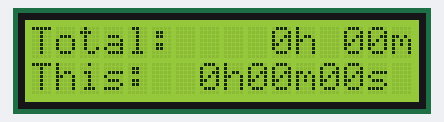
Recording of a sketch running on a simulated Arduino Nano, built with avr-gcc and run on an emulated ATmega328P. Shown: 16×2 character LCD. EEPROM starts erased.

Above: at 0.1 s.
At 4.1 s:
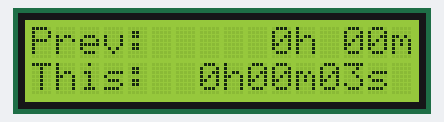
At 8.1 s:
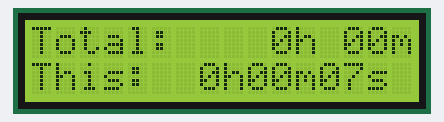
At 17.1 s:
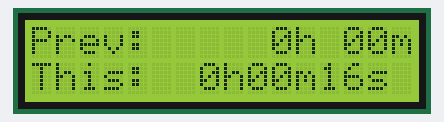
At 26.1 s:
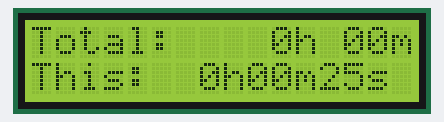
At 35.1 s:
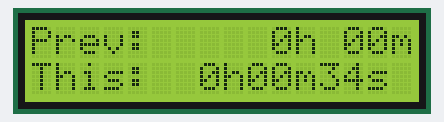

The sketch:

meter.ino
```cpp
/*
  Generator Hour Counter

  Tracks total runtime hours of a generator using Arduino's internal clock.
  Displays on a 1602A LCD:
    - Total runtime (hours and minutes) - alternates with previous session
    - Previous session runtime (hours and minutes)
    - Current session runtime (hours, minutes, and seconds)

  Saves total time to EEPROM every minute to preserve data across power cycles.

  Hardware:
    - Arduino Nano
    - 1602A LCD (I2C or parallel)

  Crystal Calibration:
    - Adjust CRYSTAL_PPM_CORRECTION to compensate for crystal inaccuracy
    - Positive value = crystal runs fast, negative = crystal runs slow
    - Measure by comparing to accurate time source over 24+ hours
*/

#include <LiquidCrystal.h>
#include <EEPROM.h>

// LCD pins: RS, E, D4, D5, D6, D7
LiquidCrystal lcd(12, 11, 5, 4, 3, 2);

// EEPROM addresses for storing total time
const int EEPROM_HOURS_ADDR = 0;    // 2 bytes for hours (0-1)
const int EEPROM_MINUTES_ADDR = 2;  // 1 byte for minutes
const int EEPROM_SECONDS_ADDR = 3;  // 1 byte for seconds
const int EEPROM_PREV_HOURS_ADDR = 4;    // 2 bytes for previous session hours
const int EEPROM_PREV_MINUTES_ADDR = 6;  // 1 byte for previous session minutes
const int EEPROM_PREV_SECONDS_ADDR = 7;  // 1 byte for previous session seconds

// Time tracking variables
unsigned long totalSeconds = 0;       // Total accumulated seconds from EEPROM
unsigned long sessionStartMillis = 0; // When this session started
unsigned long lastSaveMillis = 0;     // Last time we saved to EEPROM
unsigned long lastUpdateMillis = 0;   // Last display update

// Previous session tracking (loaded at startup, represents last power cycle's session)
unsigned long prevSessionSeconds = 0;

// Display alternation
bool showTotal = true;                // Toggle between total and previous session
unsigned long lastAlternateMillis = 0;
const unsigned long ALTERNATE_INTERVAL = 3000;  // Alternate every 3 seconds

// Crystal calibration - Parts Per Million correction
// Example: if your clock gains 5 seconds per day:
//   5 sec / 86400 sec * 1000000 = ~58 PPM (set positive to slow down)
// Example: if your clock loses 10 seconds per day:
//   10 sec / 86400 sec * 1000000 = ~116 PPM (set negative to speed up)
// Adjust this value based on your specific Arduino Nano's crystal
// Measured: Arduino shows 1h 0m 4s when actual time is 1h (gains 4 seconds per hour)
// Calculation: 4/3600 * 1000000 = ~1111 PPM (positive because clock runs fast)
const long CRYSTAL_PPM_CORRECTION = 1111;  // Adjust this! Typical range: -200 to +200

// High-precision timing using accumulated microseconds
unsigned long lastMicros = 0;
unsigned long accumulatedMicros = 0;
unsigned long correctedSessionSeconds = 0;

// Correction accumulator (in parts per billion for precision)
long correctionAccumulator = 0;

const unsigned long SAVE_INTERVAL = 60000;   // Save to EEPROM every 1 minute (60000 ms)
const unsigned long UPDATE_INTERVAL = 1000;  // Update display every 1 second

void setup() {
  // Initialize LCD
  lcd.begin(16, 2);
  lcd.clear();

  // Load total time and previous session from EEPROM
  loadTotalTime();
  loadPrevSession();

  // Save current session (0 at startup) as the new "previous session" for next power cycle
  // This will be updated continuously as the session progresses
  savePrevSession();

  // Record session start time
  sessionStartMillis = millis();
  lastSaveMillis = millis();
  lastUpdateMillis = millis();
  lastAlternateMillis = millis();
  lastMicros = micros();

  // Initial display
  updateDisplay();

  // Set total hours to 10h and 15min
  // setTotalHours(38, 52);
}

void loop() {
  unsigned long currentMillis = millis();
  unsigned long currentMicros = micros();

  // High-precision time tracking using micros() for better accuracy
  // Handle micros() overflow (occurs every ~70 minutes)
  unsigned long elapsedMicros;
  if (currentMicros >= lastMicros) {
    elapsedMicros = currentMicros - lastMicros;
  } else {
    // Overflow occurred
    elapsedMicros = (0xFFFFFFFF - lastMicros) + currentMicros + 1;
  }

  if (elapsedMicros >= 1000) {  // Process at least 1ms worth
    lastMicros = currentMicros;

    // Apply PPM correction
    // For every 1,000,000 microseconds, adjust by CRYSTAL_PPM_CORRECTION microseconds
    // We accumulate in parts per billion for precision
    correctionAccumulator += (long)elapsedMicros * CRYSTAL_PPM_CORRECTION;

    // Extract whole microseconds of correction
    long correctionMicros = correctionAccumulator / 1000000L;
    correctionAccumulator -= correctionMicros * 1000000L;

    // Apply correction (subtract if crystal is fast, add if slow)
    long correctedElapsed = (long)elapsedMicros - correctionMicros;
    if (correctedElapsed > 0) {
      accumulatedMicros += correctedElapsed;
    }

    // Convert accumulated microseconds to seconds
    while (accumulatedMicros >= 1000000UL) {
      accumulatedMicros -= 1000000UL;
      correctedSessionSeconds++;
    }
  }

  // Alternate display every ALTERNATE_INTERVAL
  if (currentMillis - lastAlternateMillis >= ALTERNATE_INTERVAL) {
    lastAlternateMillis = currentMillis;
    showTotal = !showTotal;
    updateDisplay();  // Force immediate update on toggle
  }

  // Update display every second using delta timing for accuracy
  unsigned long elapsed = currentMillis - lastUpdateMillis;
  if (elapsed >= UPDATE_INTERVAL) {
    // Account for any drift by tracking exact elapsed time
    lastUpdateMillis += UPDATE_INTERVAL;
    // If we've fallen behind significantly, reset to avoid catching up forever
    if (currentMillis - lastUpdateMillis > UPDATE_INTERVAL * 10) {
      lastUpdateMillis = currentMillis;
    }
    updateDisplay();
  }

  // Save to EEPROM every minute
  if (currentMillis - lastSaveMillis >= SAVE_INTERVAL) {
    lastSaveMillis = currentMillis;
    saveTotalTime();
    saveCurrentSessionAsPrev();  // Update previous session with current session time
  }
}

void updateDisplay() {
  // Use corrected session seconds for accurate time display
  unsigned long sessionSeconds = correctedSessionSeconds;
  unsigned long sessionMinutes = sessionSeconds / 60;

  // Calculate total time (stored + current session) in seconds for precision
  unsigned long currentTotalSeconds = totalSeconds + sessionSeconds;
  unsigned long currentTotalMinutes = currentTotalSeconds / 60;

  // Convert to hours and minutes
  unsigned int totalHours = currentTotalMinutes / 60;
  unsigned int totalMins = currentTotalMinutes % 60;

  unsigned int sessionHours = sessionMinutes / 60;
  unsigned int sessionMins = sessionMinutes % 60;
  unsigned int sessionSecs = sessionSeconds % 60;

  // Previous session hours and minutes (with rounding)
  // Add 30 seconds before dividing to round to nearest minute
  unsigned long prevRoundedMinutes = (prevSessionSeconds + 30) / 60;
  unsigned int prevHours = prevRoundedMinutes / 60;
  unsigned int prevMins = prevRoundedMinutes % 60;

  // Display first row - alternate between total and previous session
  lcd.setCursor(0, 0);
  if (showTotal) {
    lcd.print("Total: ");
    if (totalHours < 10) lcd.print(" ");
    if (totalHours < 100) lcd.print(" ");
    if (totalHours < 1000) lcd.print(" ");
    lcd.print(totalHours);
    lcd.print("h ");
    if (totalMins < 10) lcd.print("0");
    lcd.print(totalMins);
    lcd.print("m");
  } else {
    lcd.print("Prev:  ");
    if (prevHours < 10) lcd.print(" ");
    if (prevHours < 100) lcd.print(" ");
    if (prevHours < 1000) lcd.print(" ");
    lcd.print(prevHours);
    lcd.print("h ");
    if (prevMins < 10) lcd.print("0");
    lcd.print(prevMins);
    lcd.print("m");
  }

  // Display session time on second row (with seconds)
  lcd.setCursor(0, 1);
  lcd.print("This:");
  if (sessionHours < 10) lcd.print(" ");
  if (sessionHours < 100) lcd.print(" ");
  lcd.print(sessionHours);
  lcd.print("h");
  if (sessionMins < 10) lcd.print("0");
  lcd.print(sessionMins);
  lcd.print("m");
  if (sessionSecs < 10) lcd.print("0");
  lcd.print(sessionSecs);
  lcd.print("s");
}

void loadTotalTime() {
  // Read hours (2 bytes), minutes (1 byte), and seconds (1 byte) from EEPROM
  unsigned int hours = (EEPROM.read(EEPROM_HOURS_ADDR) << 8) | EEPROM.read(EEPROM_HOURS_ADDR + 1);
  byte minutes = EEPROM.read(EEPROM_MINUTES_ADDR);
  byte seconds = EEPROM.read(EEPROM_SECONDS_ADDR);

  // Check for uninitialized EEPROM (0xFF values)
  if (hours == 0xFFFF) hours = 0;
  if (minutes == 0xFF || minutes >= 60) minutes = 0;
  if (seconds == 0xFF || seconds >= 60) seconds = 0;

  totalSeconds = (unsigned long)hours * 3600UL + (unsigned long)minutes * 60UL + seconds;
}

void loadPrevSession() {
  // Read previous session hours (2 bytes), minutes (1 byte), and seconds (1 byte) from EEPROM
  unsigned int hours = (EEPROM.read(EEPROM_PREV_HOURS_ADDR) << 8) | EEPROM.read(EEPROM_PREV_HOURS_ADDR + 1);
  byte minutes = EEPROM.read(EEPROM_PREV_MINUTES_ADDR);
  byte seconds = EEPROM.read(EEPROM_PREV_SECONDS_ADDR);

  // Check for uninitialized EEPROM (0xFF values)
  if (hours == 0xFFFF) hours = 0;
  if (minutes == 0xFF || minutes >= 60) minutes = 0;
  if (seconds == 0xFF || seconds >= 60) seconds = 0;

  prevSessionSeconds = (unsigned long)hours * 3600UL + (unsigned long)minutes * 60UL + seconds;
}

void savePrevSession() {
  // Save the loaded previous session value (from last power cycle)
  // This is called at startup to preserve the previous session
  unsigned int hours = prevSessionSeconds / 3600UL;
  byte minutes = (prevSessionSeconds % 3600UL) / 60;
  byte seconds = prevSessionSeconds % 60;

  // Write to EEPROM
  EEPROM.update(EEPROM_PREV_HOURS_ADDR, (hours >> 8) & 0xFF);
  EEPROM.update(EEPROM_PREV_HOURS_ADDR + 1, hours & 0xFF);
  EEPROM.update(EEPROM_PREV_MINUTES_ADDR, minutes);
  EEPROM.update(EEPROM_PREV_SECONDS_ADDR, seconds);
}

void saveCurrentSessionAsPrev() {
  // Save current session time to EEPROM as the "previous session"
  // This will be loaded on next power-up
  unsigned long sessionSeconds = correctedSessionSeconds;

  // Convert to hours, minutes, and seconds
  unsigned int hours = sessionSeconds / 3600UL;
  byte minutes = (sessionSeconds % 3600UL) / 60;
  byte seconds = sessionSeconds % 60;

  // Write to EEPROM
  EEPROM.update(EEPROM_PREV_HOURS_ADDR, (hours >> 8) & 0xFF);
  EEPROM.update(EEPROM_PREV_HOURS_ADDR + 1, hours & 0xFF);
  EEPROM.update(EEPROM_PREV_MINUTES_ADDR, minutes);
  EEPROM.update(EEPROM_PREV_SECONDS_ADDR, seconds);
}

void saveTotalTime() {
  // Use corrected session seconds for accurate saving
  unsigned long sessionSeconds = correctedSessionSeconds;
  unsigned long currentTotalSeconds = totalSeconds + sessionSeconds;

  // Convert to hours, minutes, and seconds
  unsigned int hours = currentTotalSeconds / 3600UL;
  byte minutes = (currentTotalSeconds % 3600UL) / 60;
  byte seconds = currentTotalSeconds % 60;

  // Write to EEPROM (only if changed to reduce wear)
  EEPROM.update(EEPROM_HOURS_ADDR, (hours >> 8) & 0xFF);
  EEPROM.update(EEPROM_HOURS_ADDR + 1, hours & 0xFF);
  EEPROM.update(EEPROM_MINUTES_ADDR, minutes);
  EEPROM.update(EEPROM_SECONDS_ADDR, seconds);
}

void setTotalHours(unsigned int newHours, byte newMinutes) {
  // Update the in-memory total seconds
  totalSeconds = (unsigned long)newHours * 3600UL + (unsigned long)newMinutes * 60UL;

  // Reset session tracking
  sessionStartMillis = millis();
  lastMicros = micros();
  accumulatedMicros = 0;
  correctedSessionSeconds = 0;
  correctionAccumulator = 0;

  // Write to EEPROM immediately
  EEPROM.update(EEPROM_HOURS_ADDR, (newHours >> 8) & 0xFF);
  EEPROM.update(EEPROM_HOURS_ADDR + 1, newHours & 0xFF);
  EEPROM.update(EEPROM_MINUTES_ADDR, newMinutes);
  EEPROM.update(EEPROM_SECONDS_ADDR, 0);

  // Update display to reflect new value
  updateDisplay();
}
```

Measured:
- what the display in image 1 shows lasts 1.0 s, from 4.1 s to 5.1 s
